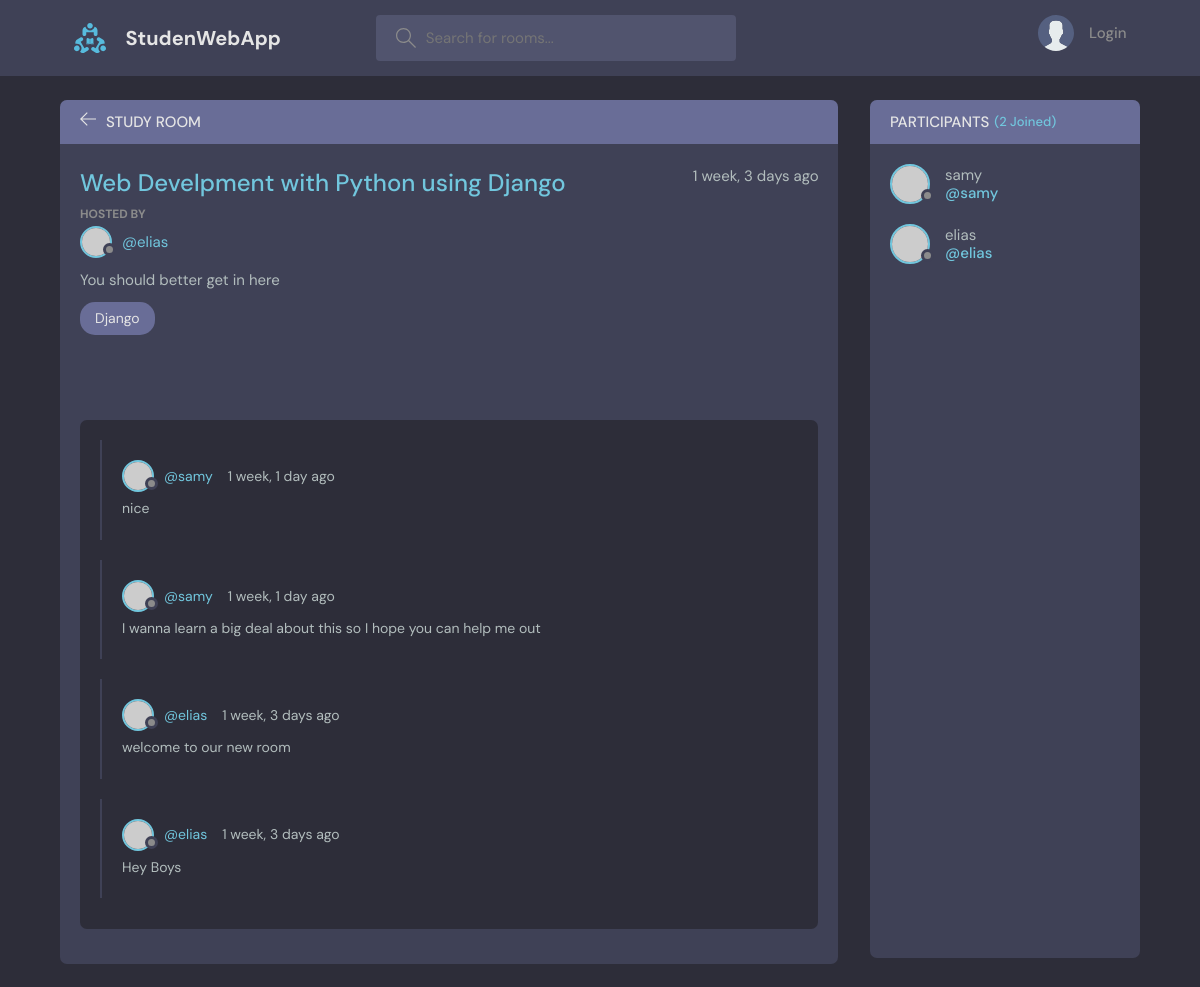
Page /room/10 on the committed database.
### base/models.py (models this page shows, shortened)
class Room(models.Model):
    host = models.ForeignKey(User, on_delete=models.SET_NULL, null=True)
    topic = models.ForeignKey(Topic, on_delete=models.SET_NULL, null=True)
    name = models.CharField(max_length=200)
    description = models.TextField(null=True, blank=True)
    participants = models.ManyToManyField(User, related_name="participants", blank=True)
    updated = models.DateTimeField(auto_now=True)
    created = models.DateTimeField(auto_now_add=True)
    class Meta:
        ordering = ['-updated','-created']

class Topic(models.Model):
    name = models.CharField(max_length=200)
    def __str__(self) -> str:
        return self.name

class Message(models.Model):
    user = models.ForeignKey(User, on_delete=models.CASCADE)
    room = models.ForeignKey( Room, on_delete=models.CASCADE)
    body = models.TextField()
    updated = models.DateTimeField(auto_now=True)
    created = models.DateTimeField(auto_now_add=True)
    class Meta:
        ordering = ['-updated','-created']

### base/views.py (the view, shortened to what this page needs)
# urls.py: path('room/<str:pk>', views.room, name="room"),
def room(request, pk):
    room = Room.objects.get(id=pk)
    room_messages = room.message_set.all().order_by('-created')
    participants = room.participants.all()
    context = {"room":room, "room_messages": room_messages, "participants": participants}
    return render(request, 'base/room.html', context)

### base/templates/base/room.html (shortened to what this page needs)
{% extends 'layout.html' %}
    {% block mainBlock %}
      <main class="profile-page layout layout--2">
        <div class="container">
          <div class="room">
            <div class="room__top">
              <div class="room__topLeft">
                <a href="{% url 'home' %}">
                  <svg version="1.1" xmlns="http://www.w3.org/2000/svg" width="32" height="32" viewBox="0 0 32 32">
                    <title>arrow-left</title>
                    <path
                      d="M13.723 2.286l-13.723 13.714 13.719 13.714 1.616-1.611-10.96-10.96h27.625v-2.286h-27.625l10.965-10.965-1.616-1.607z"
                    ></path>
                  </svg>
                </a>
                <h3>Study Room</h3>
              </div>
            </div>
            <div class="room__box scroll">
              <div class="room__header scroll">
                <div class="room__info">
                  <h3>{{ room.name }}</h3>
                  <span>{{ room.created|timesince }} ago</span>
                </div>
                <div class="room__hosted">
                  <p>Hosted By</p>
                  <a href="{% url 'user-profile' room.host.id %}" class="room__author">
                    <div class="avatar avatar--small">
                      <img src="https://randomuser.me/api/portraits/men/37.jpg" />
                    </div>
                    <span>@{{ room.host.username }}</span>
                  </a>
                </div>
                <div class="room__details">
                  {{ room.description }}
                </div>
                <span class="room__topics">{{ room.topic }}</span>
              </div>
              <div class="room__conversation">
                <div class="threads scroll">
                  {% for message in room_messages %}
                  <div class="thread">
                    <div class="thread__top">
                      <div class="thread__author">
                        <a href="{% url 'user-profile' message.user.id %}" class="thread__authorInfo">
                          <div class="avatar avatar--small">
                            <img src="https://randomuser.me/api/portraits/men/37.jpg" />
                          </div>
                          <span>@{{ message.user }}</span>
                        </a>
                        <span class="thread__date">{{ message.created|timesince }} ago</span>
                      </div>
                    </div>
                    <div class="thread__details">
                      {{ message.body }}
                    </div>
                  </div>
                  {% endfor %}
                </div>
              </div>
            </div>
          </div>
          <div class="participants">
            <h3 class="participants__top">Participants <span>({{ room.participants.all.count }} Joined)</span></h3>
            <div class="participants__list scroll">
              {% for user in participants %}
              <a href="{% url 'user-profile' user.id %}" class="participant">
                <div class="avatar avatar--medium">
                  <img src="https://randomuser.me/api/portraits/men/37.jpg" />
                </div>
                <p>
                  {{ user.username }}
                  <span>@{{ user.username }}</span>
                </p>
              </a>
              {% endfor %}
            </div>
          </div>
        </div>
      </main>
    {% endblock mainBlock %}

### rows in the picture
Room: name "Web Develpment with Python using Django", created "1 week, 3 days", host.username "elias", description "You should better get in here", topic "Django", participants.all.count "2"
Message: user "samy", created "1 week, 1 day", body "nice"
Message: user "samy", created "1 week, 1 day", body "I wanna learn a big deal about this so I hope you can help me out"
Message: user "elias", created "1 week, 3 days", body "welcome to our new room"
Message: user "elias", created "1 week, 3 days", body "Hey Boys"

### other values in the picture
{{ user.username }} "samy"
{{ user.username }} "elias"
